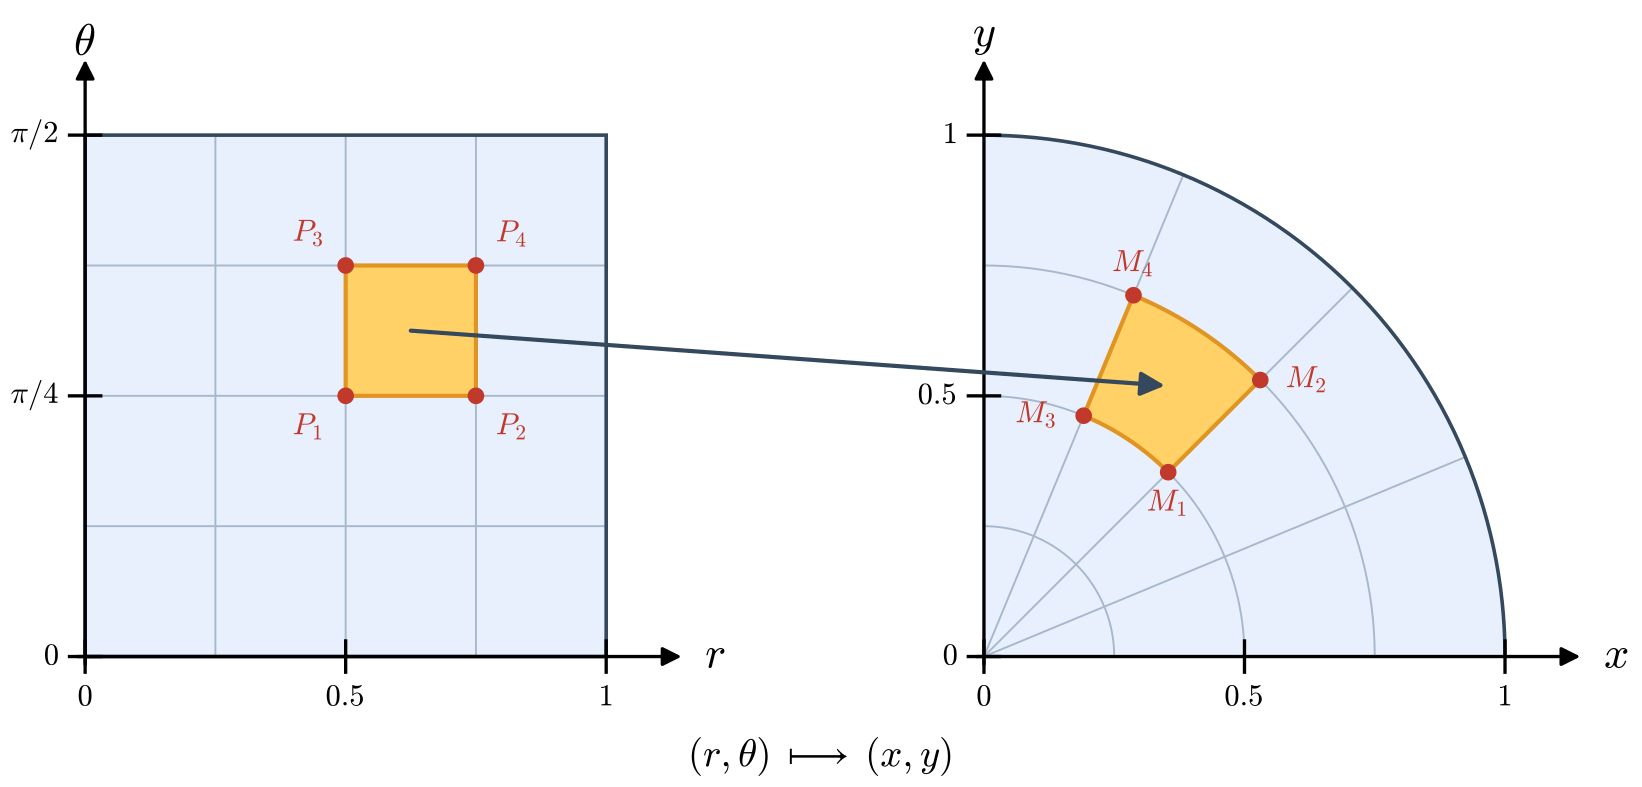

Recreate this plot in Python.
import numpy as np
import matplotlib.pyplot as plt
from matplotlib.patches import Rectangle, ConnectionPatch

plt.rcParams['mathtext.fontset'] = 'cm'
plt.rcParams['font.family'] = 'serif'

# ============ 配色 ============
C_BG    = '#E8F0FE'
C_GRID  = '#A8B8CC'
C_EDGE  = '#34495E'
C_AXIS  = '#000000'   # 坐标轴及普通文字：纯黑
C_HL    = '#FFD166'
C_HL_ED = '#E09422'
C_ARROW = '#34495E'
C_PT    = '#C0392B'   # 特殊点文字仍为红色

# ============ 画布 ============
fig = plt.figure(figsize=(18, 9))
fig.patch.set_alpha(0.0)

ax1 = fig.add_axes([0.04, 0.08, 0.42, 0.80])
ax2 = fig.add_axes([0.54, 0.08, 0.42, 0.80])

# ============ 网格参数 ============
n = 4
r_edges     = np.linspace(0, 1, n + 1)
theta_edges = np.linspace(0, np.pi / 2, n + 1)

hi, hj = 2, 2
r0, r1 = r_edges[hi], r_edges[hi + 1]
t0, t1 = theta_edges[hj], theta_edges[hj + 1]

t0_scaled = t0 / (np.pi / 2)
t1_scaled = t1 / (np.pi / 2)

# ================= 左图：(r, θ) =================
ax1.set_facecolor('none')
ax1.add_patch(Rectangle((0, 0), 1, 1, facecolor=C_BG, edgecolor='none', zorder=1))

for r in r_edges:
    ax1.plot([r, r], [0, 1], color=C_GRID, lw=1.4, zorder=2)
for t in np.linspace(0, 1, n + 1):
    ax1.plot([0, 1], [t, t], color=C_GRID, lw=1.4, zorder=2)

ax1.add_patch(Rectangle((r0, t0_scaled), r1 - r0, t1_scaled - t0_scaled,
                        facecolor=C_HL, edgecolor=C_HL_ED, lw=3.0, zorder=3))
ax1.add_patch(Rectangle((0, 0), 1, 1, facecolor='none',
                        edgecolor=C_EDGE, lw=2.6, zorder=4))

ax1.annotate('', xy=(1.15, 0), xytext=(-0.02, 0),
             arrowprops=dict(arrowstyle='-|>', color=C_AXIS, lw=2.4, mutation_scale=28),
             zorder=5, annotation_clip=False)
ax1.annotate('', xy=(0, 1.15), xytext=(0, -0.02),
             arrowprops=dict(arrowstyle='-|>', color=C_AXIS, lw=2.4, mutation_scale=28),
             zorder=5, annotation_clip=False)

# ---- 左图 r 轴刻度 ----
for r in [0, 0.5, 1.0]:
    ax1.plot([r, r], [-0.03, 0.03], color=C_AXIS, lw=2.4, zorder=6, clip_on=False)
    ax1.text(r, -0.05, f'${r:g}$',               # <-- 横轴刻度位置：-0.09
             ha='center', va='top', fontsize=22, color=C_AXIS)

# ---- 左图 θ 轴刻度 ----
for t_scaled, lab in [(0, '$0$'), (0.5, r'$\pi/4$'), (1.0, r'$\pi/2$')]:
    ax1.plot([-0.03, 0.03], [t_scaled, t_scaled], color=C_AXIS, lw=2.4,
             zorder=6, clip_on=False)
    ax1.text(-0.05, t_scaled, lab, ha='right', va='center',
             fontsize=22, color=C_AXIS)

ax1.text(1.19, 0, '$r$', fontsize=32, color=C_AXIS, ha='left', va='center')
ax1.text(0, 1.135, r'$\theta$', fontsize=32, color=C_AXIS, ha='center', va='bottom')

# 左图四个点 P1..P4（红色）
P1 = (r0, t0_scaled)
P2 = (r1, t0_scaled)
P3 = (r0, t1_scaled)
P4 = (r1, t1_scaled)
for (x, y), lab, ox, oy in [(P1, '$P_1$', -0.07, -0.06),
                            (P2, '$P_2$',  0.07, -0.06),
                            (P3, '$P_3$', -0.07,  0.06),
                            (P4, '$P_4$',  0.07,  0.06)]:
    ax1.plot(x, y, 'o', color=C_PT, markersize=11, zorder=8)
    ax1.text(x + ox, y + oy, lab, fontsize=22, color=C_PT,
             ha='center', va='center', zorder=9)

ax1.set_xlim(-0.14, 1.24)
ax1.set_ylim(-0.14, 1.24)
ax1.set_aspect('equal')
ax1.set_box_aspect(1)
ax1.axis('off')

# ================= 右图：(x, y) =================
ax2.set_facecolor('none')

t_q = np.linspace(0, np.pi / 2, 300)
qx = np.concatenate([[0], np.cos(t_q), [0]])
qy = np.concatenate([[0], np.sin(t_q), [0]])
ax2.fill(qx, qy, facecolor=C_BG, edgecolor='none', zorder=1)

for r in r_edges:
    if r == 0:
        continue
    t_arr = np.linspace(0, np.pi / 2, 150)
    ax2.plot(r * np.cos(t_arr), r * np.sin(t_arr), color=C_GRID, lw=1.4, zorder=2)
for th in theta_edges:
    ax2.plot([0, np.cos(th)], [0, np.sin(th)], color=C_GRID, lw=1.4, zorder=2)

t_hl = np.linspace(t0, t1, 80)
ix = r0 * np.cos(t_hl);  iy = r0 * np.sin(t_hl)
ox_ = r1 * np.cos(t_hl[::-1]);  oy_ = r1 * np.sin(t_hl[::-1])
ax2.fill(np.concatenate([ix, ox_]), np.concatenate([iy, oy_]),
         facecolor=C_HL, edgecolor=C_HL_ED, lw=3.0, zorder=3)

ax2.plot(np.cos(t_q), np.sin(t_q), color=C_EDGE, lw=2.6, zorder=4)

ax2.annotate('', xy=(1.15, 0), xytext=(-0.02, 0),
             arrowprops=dict(arrowstyle='-|>', color=C_AXIS, lw=2.4, mutation_scale=28),
             zorder=5, annotation_clip=False)
ax2.annotate('', xy=(0, 1.15), xytext=(0, -0.02),
             arrowprops=dict(arrowstyle='-|>', color=C_AXIS, lw=2.4, mutation_scale=28),
             zorder=5, annotation_clip=False)

# ---- 右图 x 轴刻度 ----
for x in [0, 0.5, 1.0]:
    ax2.plot([x, x], [-0.03, 0.03], color=C_AXIS, lw=2.4, zorder=6, clip_on=False)
    ax2.text(x, -0.05, f'${x:g}$',               # <-- 横轴刻度位置：-0.09
             ha='center', va='top', fontsize=22, color=C_AXIS)

# ---- 右图 y 轴刻度 ----
for y in [0, 0.5, 1.0]:
    ax2.plot([-0.03, 0.03], [y, y], color=C_AXIS, lw=2.4, zorder=6, clip_on=False)
    ax2.text(-0.05, y, f'${y:g}$', ha='right', va='center', fontsize=22, color=C_AXIS)

ax2.text(1.19, 0, '$x$', fontsize=32, color=C_AXIS, ha='left', va='center')
ax2.text(0, 1.15, '$y$', fontsize=32, color=C_AXIS, ha='center', va='bottom')

# 右图四个点 M1..M4（红色）
M1 = (r0 * np.cos(t0), r0 * np.sin(t0))
M2 = (r1 * np.cos(t0), r1 * np.sin(t0))
M3 = (r0 * np.cos(t1), r0 * np.sin(t1))
M4 = (r1 * np.cos(t1), r1 * np.sin(t1))

offsets = {
    'M1': (-0.00, -0.06),
    'M2': ( 0.09,  0.00),
    'M3': (-0.09,  0.00),
    'M4': ( 0.00,  0.06),
}
for (x, y), lab, key in [(M1, '$M_1$', 'M1'), (M2, '$M_2$', 'M2'),
                         (M3, '$M_3$', 'M3'), (M4, '$M_4$', 'M4')]:
    ax2.plot(x, y, 'o', color=C_PT, markersize=11, zorder=8)
    ox, oy = offsets[key]
    ax2.text(x + ox, y + oy, lab, fontsize=22, color=C_PT,
             ha='center', va='center', zorder=9)

ax2.set_xlim(-0.14, 1.24)
ax2.set_ylim(-0.14, 1.24)
ax2.set_aspect('equal')
ax2.set_box_aspect(1)
ax2.axis('off')

# ================= 连接箭头 =================
rc = (r0 + r1) / 2
tc = (t0 + t1) / 2
xc = rc * np.cos(tc)
yc = rc * np.sin(tc)

arrow = ConnectionPatch(
    xyA=(rc, tc / (np.pi / 2)), xyB=(xc, yc),
    coordsA='data', coordsB='data',
    axesA=ax1, axesB=ax2,
    arrowstyle='-|>', mutation_scale=36,
    color=C_ARROW, lw=3.0, zorder=10,
    shrinkA=0, shrinkB=0,
)
fig.add_artist(arrow)

fig.text(0.50, 0.05,
         r'$(r,\theta)\;\longmapsto\;(x,y)$',
         ha='center', va='center', fontsize=28, color=C_AXIS)

fig.savefig('fig.pdf', transparent=True, bbox_inches='tight')

plt.show()
